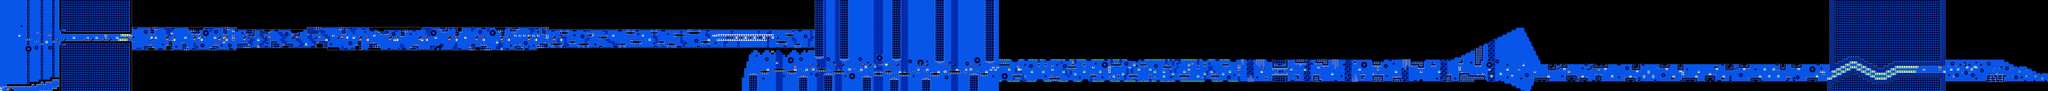

Tiled map render using the project's own tile images. Description and the map definition, with tile-layer contents summarised, below:
An orthogonal 900x40 tile map with 16x16 px tiles, 2 tile layers (SP, ...), 2 tilesets.

<map version="1.10" tiledversion="1.11.2" orientation="orthogonal" renderorder="right-down" width="900" height="40" tilewidth="16" tileheight="16" infinite="0" nextlayerid="3" nextobjectid="1">
 <editorsettings>
  <chunksize width="16" height="27" />
  <export target="../LEVELS/LEVEL DATA/bloodbathbutno.csv" format="csv" />
 </editorsettings>
 <tileset firstgid="1" name="famidash" tilewidth="16" tileheight="16" tilecount="256" columns="16">
  <image source="../GRAPHICS/famidash.bmp" width="256" height="256" />
 </tileset>
 <tileset firstgid="257" name="sprites" tilewidth="16" tileheight="16" tilecount="256" columns="16">
  <image source="../GRAPHICS/sprites.png" width="256" height="256" />
 </tileset>
 <layer id="1" width="900" height="40">
  <data>[36000 cells, 36000 non-empty, 129 distinct tile ids]</data>
 </layer>
 <layer id="2" name="SP" width="900" height="40">
  <data>[36000 cells, 405 non-empty, 40 distinct tile ids]</data>
 </layer>
</map>
